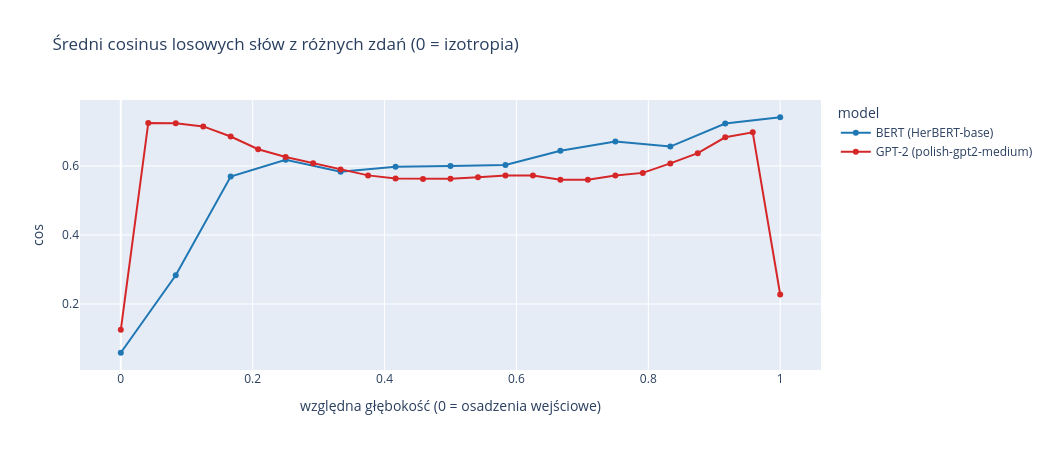

The notebook cell saved with this chart:
### Markdown cell above
## 1a. Anizotropia

### Code cell
plot(["anizotropia (baseline)"], "Średni cosinus losowych słów z różnych zdań (0 = izotropia)", "cos", variants=("surowe",))

### Figure 1 — Plotly figure (JSON) as saved in the notebook; plotly's stock layout.template omitted (floating-point values rounded to 4 significant figures)
{"data": [{"customdata": [[0], [1], [2], [3], [4], [5], [6], [7], [8], [9], [10], [11], [12]], "hovertemplate": "model=BERT (HerBERT-base)<br>względna głębokość (0 = osadzenia wejściowe)=%{x}<br>cos=%{y}<br>warstwa=%{customdata[0]}<extra></extra>", "legendgroup": "BERT (HerBERT-base)", "line": {"color": "#1f77b4", "dash": "solid"}, "marker": {"symbol": "circle"}, "mode": "lines+markers", "name": "BERT (HerBERT-base)", "orientation": "v", "showlegend": true, "type": "scatter", "x": [0.0, 0.08333, 0.1667, 0.25, 0.3333, 0.4167, 0.5, 0.5833, 0.6667, 0.75, 0.8333, 0.9167, 1.0], "xaxis": "x", "y": [0.05868, 0.2833, 0.5693, 0.6178, 0.5832, 0.5978, 0.6001, 0.6028, 0.6438, 0.6711, 0.6561, 0.7231, 0.7411], "yaxis": "y"}, {"customdata": [[0], [1], [2], [3], [4], [5], [6], [7], [8], [9], [10], [11], [12], [13], [14], [15], [16], [17], [18], [19], [20], [21], [22], [23], [24]], "hovertemplate": "model=GPT-2 (polish-gpt2-medium)<br>względna głębokość (0 = osadzenia wejściowe)=%{x}<br>cos=%{y}<br>warstwa=%{customdata[0]}<extra></extra>", "legendgroup": "GPT-2 (polish-gpt2-medium)", "line": {"color": "#d62728", "dash": "solid"}, "marker": {"symbol": "circle"}, "mode": "lines+markers", "name": "GPT-2 (polish-gpt2-medium)", "orientation": "v", "showlegend": true, "type": "scatter", "x": [0.0, 0.04167, 0.08333, 0.125, 0.1667, 0.2083, 0.25, 0.2917, 0.3333, 0.375, 0.4167, 0.4583, 0.5, 0.5417, 0.5833, 0.625, 0.6667, 0.7083, 0.75, 0.7917, 0.8333, 0.875, 0.9167, 0.9583, 1.0], "xaxis": "x", "y": [0.1251, 0.7246, 0.7238, 0.7146, 0.6854, 0.6484, 0.626, 0.6078, 0.5898, 0.5727, 0.5634, 0.5621, 0.5629, 0.5675, 0.5724, 0.5726, 0.56, 0.5602, 0.5722, 0.5799, 0.6073, 0.6371, 0.6831, 0.6975, 0.2274], "yaxis": "y"}], "layout": {"height": 450, "legend": {"title": {"text": "model"}, "tracegroupgap": 0}, "title": {"text": "Średni cosinus losowych słów z różnych zdań (0 = izotropia)"}, "width": 1050, "xaxis": {"anchor": "y", "domain": [0.0, 1.0], "title": {"text": "względna głębokość (0 = osadzenia wejściowe)"}}, "yaxis": {"anchor": "x", "domain": [0.0, 1.0], "title": {"text": "cos"}}}}
